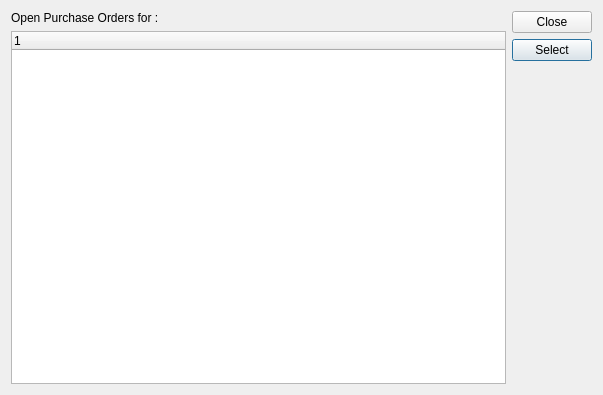
<?xml version="1.0" encoding="UTF-8"?>
<ui version="4.0">
 <comment>This file is part of the xTuple ERP: PostBooks Edition, a free and
open source Enterprise Resource Planning software suite,
Copyright (c) 1999-2018 by OpenMFG LLC, d/b/a xTuple.
It is licensed to you under the Common Public Attribution License
version 1.0, the full text of which (including xTuple-specific Exhibits)
is available at www.xtuple.com/CPAL.  By using this software, you agree
to be bound by its terms.</comment>
 <class>openPurchaseOrder</class>
 <widget class="QDialog" name="openPurchaseOrder">
  <property name="geometry">
   <rect>
    <x>0</x>
    <y>0</y>
    <width>603</width>
    <height>395</height>
   </rect>
  </property>
  <property name="sizePolicy">
   <sizepolicy hsizetype="Preferred" vsizetype="Preferred">
    <horstretch>0</horstretch>
    <verstretch>0</verstretch>
   </sizepolicy>
  </property>
  <property name="windowTitle">
   <string>Open Purchase Orders</string>
  </property>
  <property name="modal">
   <bool>false</bool>
  </property>
  <layout class="QGridLayout" name="gridLayout">
   <item row="0" column="0">
    <layout class="QHBoxLayout" name="horizontalLayout">
     <item>
      <widget class="XLabel" name="_vend_namelit1">
       <property name="text">
        <string>Open Purchase Orders for :</string>
       </property>
      </widget>
     </item>
     <item>
      <widget class="XLabel" name="_vend_namelit">
       <property name="text">
        <string/>
       </property>
      </widget>
     </item>
    </layout>
   </item>
   <item row="0" column="1" rowspan="2">
    <layout class="QVBoxLayout" name="verticalLayout">
     <item>
      <widget class="QPushButton" name="_close">
       <property name="text">
        <string>Close</string>
       </property>
      </widget>
     </item>
     <item>
      <widget class="QPushButton" name="_select">
       <property name="text">
        <string>Select</string>
       </property>
       <property name="default">
        <bool>true</bool>
       </property>
      </widget>
     </item>
     <item>
      <spacer name="verticalSpacer">
       <property name="orientation">
        <enum>Qt::Vertical</enum>
       </property>
       <property name="sizeHint" stdset="0">
        <size>
         <width>20</width>
         <height>40</height>
        </size>
       </property>
      </spacer>
     </item>
    </layout>
   </item>
   <item row="1" column="0">
    <widget class="XTreeWidget" name="_po"/>
   </item>
  </layout>
 </widget>
 <customwidgets>
  <customwidget>
   <class>XLabel</class>
   <extends>QLabel</extends>
   <header>xlabel.h</header>
  </customwidget>
  <customwidget>
   <class>XTreeWidget</class>
   <extends>QTreeWidget</extends>
   <header>xtreewidget.h</header>
   <container>1</container>
  </customwidget>
 </customwidgets>
 <resources/>
 <connections/>
</ui>
